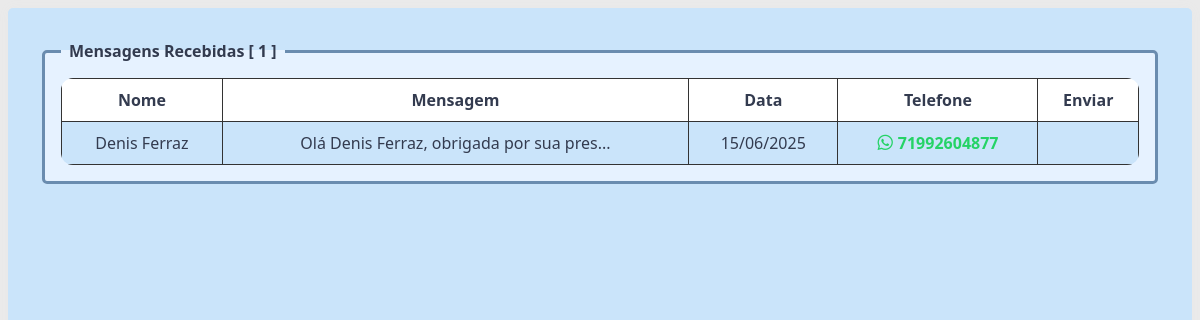
Page /painel/crm.php (signed in) on the earlier database version.
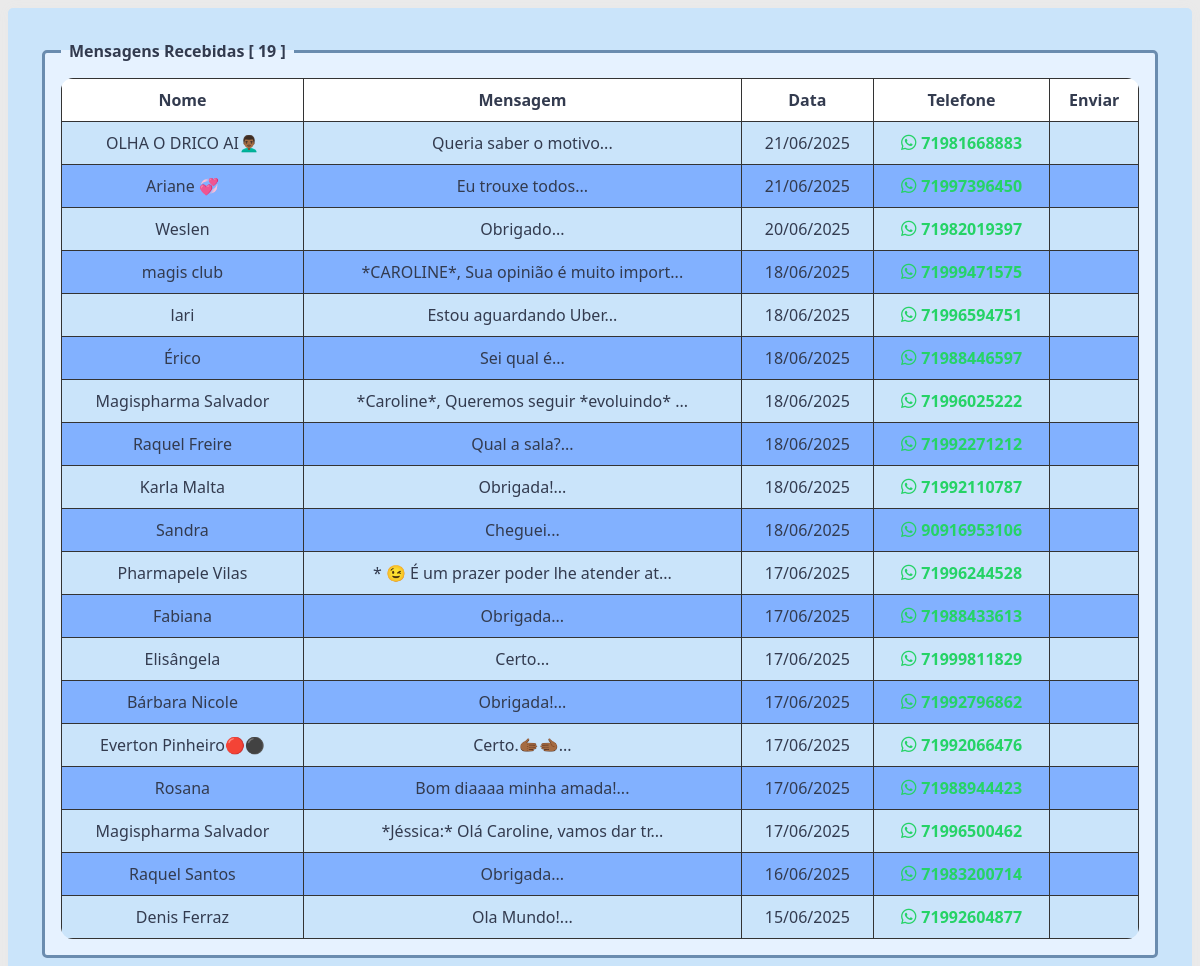
Same page on the later database version.
### tables this page shows
CREATE TABLE `mensagens` (
  `id` int(11) NOT NULL,
  `token_emp` varchar(50) NOT NULL,
  `numero` varchar(20) DEFAULT NULL,
  `nome` varchar(100) DEFAULT NULL,
  `mensagem` text DEFAULT NULL,
  `data_recebida` datetime DEFAULT current_timestamp()
);

### painel/verifica_login.php (called while the page is built, shortened)
<?php
$css_path = "css/style_colorido.css";

### painel/crm.php (the view, shortened to what this page needs)
<?php
require('../config/database.php');
require('verifica_login.php');
?>
<!DOCTYPE html>
<html>
<head>
    <link rel='stylesheet' type='text/css' media='screen' href="<?php echo $css_path ?>">
    <link rel="stylesheet" href="https://cdnjs.cloudflare.com/ajax/libs/font-awesome/6.5.0/css/all.min.css">
</head>
<body>
<div class="container">
    <div class="appointment-list">
        <?php
        $query = $conexao->prepare("SELECT * FROM mensagens WHERE  token_emp = '{$_SESSION['token_emp']}' AND id >= :id ORDER BY data_recebida DESC");
        $query->execute(array('id' => 0));
        $msg_qtd = $query->rowcount();
        ?>
<fieldset>
    <?php
    if ($msg_qtd == 0) {
        echo "<legend>Sem Mensagens Recebidas</legend>";
    } else {
        echo "<legend>Mensagens Recebidas [ {$msg_qtd} ]</legend>";
    ?>
    <table style="width: 100%; border-collapse: collapse; color: #eee;">
        <thead>
            <tr>
                <th style="padding: 10px; border: 1px solid #333;">Nome</th>
                <th style="padding: 10px; border: 1px solid #333;">Mensagem</th>
                <th style="padding: 10px; border: 1px solid #333;">Data</th>
                <th style="padding: 10px; border: 1px solid #333;">Telefone</th>
                <th style="padding: 10px; border: 1px solid #333;">Enviar</th>
            </tr>
        </thead>
        <tbody>
            <?php
            while ($row = $query->fetch(PDO::FETCH_ASSOC)) {
                $nome = $row['nome'];
                $numero = $row['numero'];
                $data_recebida = date('d/m/Y', strtotime($row['data_recebida']));
                $mensagem = substr($row['mensagem'], 0, 40) . '...';
                ?>
                <tr>
                <td style="padding: 10px; border: 1px solid #333;"><?php echo $nome; ?></td>
                <td style="padding: 10px; border: 1px solid #333;"><?php echo $mensagem; ?></td>
                <td style="padding: 10px; border: 1px solid #333;"><?php echo $data_recebida; ?></td>
                <td style="padding: 10px; border: 1px solid #333;">
                    <a class="whatsapp-link" href="https://wa.me/55<?php echo $numero; ?>" target="_blank">
                        <i class="fab fa-whatsapp"></i><?php echo $numero; ?>
                    </a>
                </td>
                <td style="padding: 10px; border: 1px solid #333; text-align: center;">
                </td>
            </tr>
            <?php } ?>
        </tbody>
    </table>
    <?php } ?>
</fieldset>
    </div>
</div>
</body>
</html>

Differences in the rows shown:
added mensagens: nome "OLHA O DRICO AI👨🏾‍🦱", mensagem "Queria saber o motivo...", data_recebida "21/06/2025", numero "71981668883"
added mensagens: nome "Ariane 💞", mensagem "Eu trouxe todos...", data_recebida "21/06/2025", numero "71997396450"
added mensagens: nome "Weslen", mensagem "Obrigado...", data_recebida "20/06/2025", numero "71982019397"
added mensagens: nome "magis club", mensagem "*CAROLINE*, Sua opinião é muito import...", data_recebida "18/06/2025", numero "71999471575"
added mensagens: nome "lari", mensagem "Estou aguardando Uber...", data_recebida "18/06/2025", numero "71996594751"
added mensagens: nome "Érico", mensagem "Sei qual é...", data_recebida "18/06/2025", numero "71988446597"
added mensagens: nome "Magispharma Salvador", mensagem "*Caroline*, Queremos seguir *evoluindo* ...", data_recebida "18/06/2025", numero "71996025222"
added mensagens: nome "Raquel Freire", mensagem "Qual a sala?...", data_recebida "18/06/2025", numero "71992271212"
added mensagens: nome "Karla Malta", mensagem "Obrigada!...", data_recebida "18/06/2025", numero "71992110787"
added mensagens: nome "Sandra", mensagem "Cheguei...", data_recebida "18/06/2025", numero "90916953106"
added mensagens: nome "Pharmapele Vilas", mensagem "* 😉 É um prazer poder lhe atender at...", data_recebida "17/06/2025", numero "71996244528"
added mensagens: nome "Fabiana", mensagem "Obrigada...", data_recebida "17/06/2025", numero "71988433613"
added mensagens: nome "Elisângela", mensagem "Certo...", data_recebida "17/06/2025", numero "71999811829"
added mensagens: nome "Bárbara Nicole", mensagem "Obrigada!...", data_recebida "17/06/2025", numero "71992796862"
added mensagens: nome "Everton Pinheiro🔴⚫", mensagem "Certo.🫱🏾‍🫲🏾...", data_recebida "17/06/2025", numero "71992066476"
added mensagens: nome "Rosana", mensagem "Bom diaaaa minha amada!...", data_recebida "17/06/2025", numero "71988944423"
added mensagens: nome "Magispharma Salvador", mensagem "*Jéssica:* Olá Caroline, vamos dar tr...", data_recebida "17/06/2025", numero "71996500462"
added mensagens: nome "Raquel Santos", mensagem "Obrigada...", data_recebida "16/06/2025", numero "71983200714"
changed mensagens "Denis Ferraz": mensagem "Olá Denis Ferraz, obrigada por sua pres..." → "Ola Mundo!..."
Other differences:
$msg_qtd: "1" → "19"
